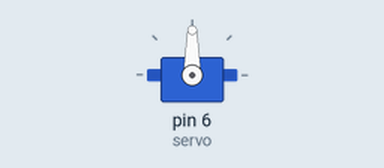
A sketch run on a simulated Arduino Uno, built with avr-gcc and run on an emulated ATmega328P. Parts: servo.

Above: at 0.05 s.
At 1.0 s:
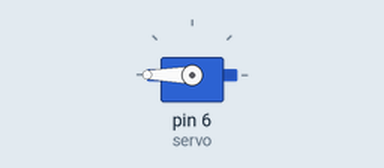
At 2.0 s:
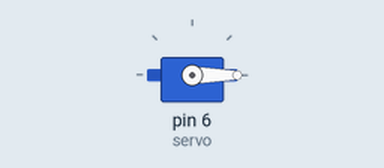
Timing chart, 0 to 4.6 s (numbered marks = the images above):
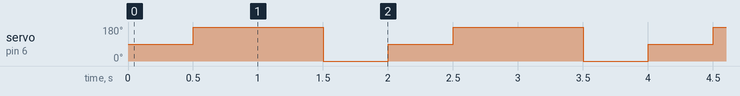

Measured:
- by itself, servo on pin 6 (servo): repeats every 2.0 s: 0° 0.50 s, 90° 0.50 s, 180° 1.0 s

The sketch:

servo.ino.ino
```cpp
#include <Servo.h>

Servo servo;

void setup() {
  Serial.begin(9600);
  servo.attach(6);
}

void loop() {
  servo.write(90);
  delay(500);
  servo.write(180);
  delay(500);
  servo.write(270);
  delay(500);
  servo.write(0);
  delay(500);
}
```
